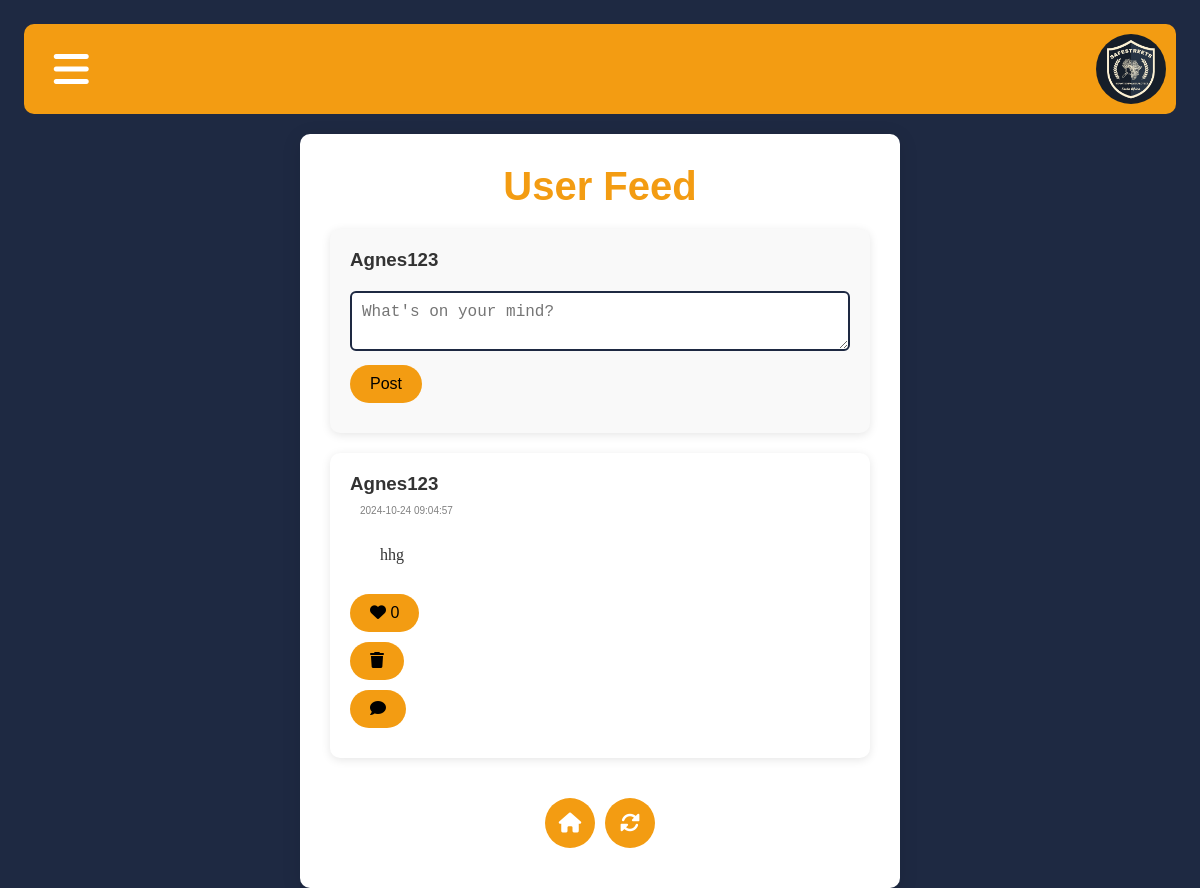
The page /userfeed (signed in) on the database its author committed.
### tables this page shows
CREATE TABLE Posts(
                post_id INTEGER PRIMARY KEY AUTOINCREMENT,
                username TEXT,
                post_text TEXT,
                likes INTEGER DEFAULT 0,
                submitted_at DATETIME DEFAULT CURRENT_TIMESTAMP,
                FOREIGN KEY(username) REFERENCES Users(username)  
             );

### app/routes.py (the view)
@auth.route("/userfeed")
def userfeed():
    if "username" not in session:
        flash("You need to log in first", "danger")
        return redirect(url_for("auth.login"))
    username = session["username"]
    conn = create_connection(current_app.config["DATABASE"])
    posts, comments = get_posts_and_comments(conn)
    return render_template("userfeed.html", posts = posts, comments = comments, username=username)

### app/db.py (called while the page is built)
def create_connection(db_file):
    if not os.path.isfile(db_file):
        print(f"The database file path does not exist: {db_file}")
    conn = None
    try:
        conn = sqlite3.connect(db_file)
        print(f"Connected to SQLite database {db_file}")
    except (sqlite3.Error, OSError) as e:
        print(f"Error: {e}, could not connect to database")
    return conn

def get_posts_and_comments(conn):
    cur = None
    posts = []
    comments = []
    try:
        cur = conn.cursor()
        cur.execute('''
            SELECT * FROM Posts ORDER BY post_id DESC
            ''')
        posts = cur.fetchall()
        cur.execute('''
            SELECT * FROM Comments
            ''')
        comments = cur.fetchall()
    except sqlite3.Error as e:
        print(f"Error fetching Posts and comments: {e}")
    finally:
        cur.close() if cur else None
    return posts, comments

### templates/userfeed.html (shortened to what this page needs)
<!DOCTYPE html>
<html lang="en">
<head>
	<link rel="stylesheet" href="{{ url_for('static', filename='CSS/Shared.css') }}">
    <link rel="stylesheet" href="{{ url_for('static', filename='CSS/Userfeed.css') }}">
    <link rel="stylesheet" href="https://cdnjs.cloudflare.com/ajax/libs/font-awesome/6.0.0-beta3/css/all.min.css">
</head>
<body>
	<div class="header">
        <button class="hamburger-menu" id="hamburger-menu" aria-label="Open menu">
        <i class="fas fa-bars"></i>
        </button>
        <a href="{{url_for('auth.home')}}">
        <img src="{{url_for('static', filename='Images/SafestreetsLogo.JPG')}}" id="header-logo" alt="logo" >
        </a>
    </div>
    <div class="container">
        <h1>User Feed</h1>
        <form action ="/submit_post" method="POST" class ="post_form">
            <h3>{{username}}</h3>
            <textarea name ="post_text" placeholder="What's on your mind?" required></textarea>
            <button type="submit">Post</button>
        </form>
    {% if posts %}
        {% for post in posts%}
            <div class="post">
                <h3 class="username">{{post[1]}}</h3>
                <p class="datetime">{{post[4]}}<p/>
                <p class="post_text">{{post[2]}}</p>
                <form action="{{url_for('auth.like_post', post_id=post[0])}}" method ="POST">
                    <button type="submit" class="like-button">
                    <i class="fas fa-heart"></i> {{post[3]}}
                    </button>
                </form>
                {% if post[1] == username %}
                <form action ="{{url_for('auth.delete_post', post_id=post[0])}}" method="POST" style ="display:inline;">
                    <button type="submit" class="delete-button"><i class="fas fa-trash"></i></i></button>
                </form>
                {% endif%}
                <div class="comments-section">
                    <button class="toggle-comments" onclick ="toggleComments('{{post[0]}}')">
                        <i class="fas fa-comment" class="comment-button"></i>
                    </button>
            </div>
            </div>
        {% endfor %}
        {% else %}
            <p>No posts available. Be the first to create a post!</p>
        {% endif %}
        <div class ="footer-buttons">
            <a href="{{url_for('auth.home')}}">
            <button class="bottom-round-buttons" id="home-button"><i class="fas fa-home"></i></button>
            </a>
            <button class="bottom-round-buttons" id="refresh-button"><i class="fas fa-sync-alt"></i></button>
        </div>
	</div>
</body>
</html>

### static/CSS/Shared.css (style rules this page uses)
* { margin: 0; padding: 0; box-sizing: border-box; }
body, html { height: 100%; font-family: Arial, sans-serif; background-color: #1e2942; color: white; box-sizing: border-box; padding: 1%; margin: 0; }
.header { display: flex; justify-content: space-between; align-items: center; background-color: #f39c12; border-radius: 10px; padding: 10px; margin-bottom: 20px; position: relative; }
#header-logo { height: 70px; width: 70px; border-radius: 50%; object-fit: cover; display: block; }
a { text-decoration: none; }
.footer-buttons { display: flex; justify-content: center; margin-top: 20px; gap:10px; }
.bottom-round-buttons { background-color: #f39c12; border-radius: 50%; display: flex; gap: 10px; justify-content: center; margin-top: 20px; width: 50px; height: 50px; border: none; color: white; font-size: 20px; align-items: center; cursor: pointer; transition: background-color 0.3s ease, transform 0.3s; }
.hamburger-menu { background: none; border: none; cursor: pointer; margin:0; color: white; font-size: 40px; display: flex; align-items: center; transition: transform 0.3s; }

### static/CSS/Userfeed.css (style rules this page uses)
.container { padding: 30px; max-width: 600px; margin: 20px auto; background: #ffffff; border-radius: 10px; box-shadow: 0 4px 20px rgba(0, 0, 0, 0.1); }
h1 { color: #f39c12; text-align: center; margin-bottom: 20px; font-size: 2.5em; }
.post, .comment { background: #ffffff; border-radius: 10px; padding: 20px; margin-bottom: 20px; box-shadow: 0 2px 10px rgba(0, 0, 0, 0.1); transition: transform 0.3s, box-shadow 0.3s; }
.post_form { background: #f9f9f9; padding: 20px; border-radius: 10px; box-shadow: 0 2px 10px rgba(0, 0, 0, 0.1); margin-bottom: 20px; }
input[type="text"], textarea { width: 100%; padding: 10px; margin: 10px 0; border: 2px solid #1e2942; border-radius: 6px; font-size: 16px; transition: border-color 0.3s; }
button { background-color: #f39c12; padding: 10px 20px; border: none; border-radius: 30px; cursor: pointer; font-size: 16px; margin-bottom: 10px; transition: background-color 0.3s, transform 0.2s; }
h3 { color: #333; margin: 0 0 10px; }
p { color: #333; }
.datetime { font-size:x-small; color: grey; margin-left: 10px; }
.post_text { padding: 30px; font-family: 'Times New Roman', Times, serif; }

### rows shown on the page
Posts: username "Agnes123", submitted_at "2024-10-24 09:04:57", post_text "hhg", likes "0"

### other values the page prints
{{ username }} "Agnes123"
